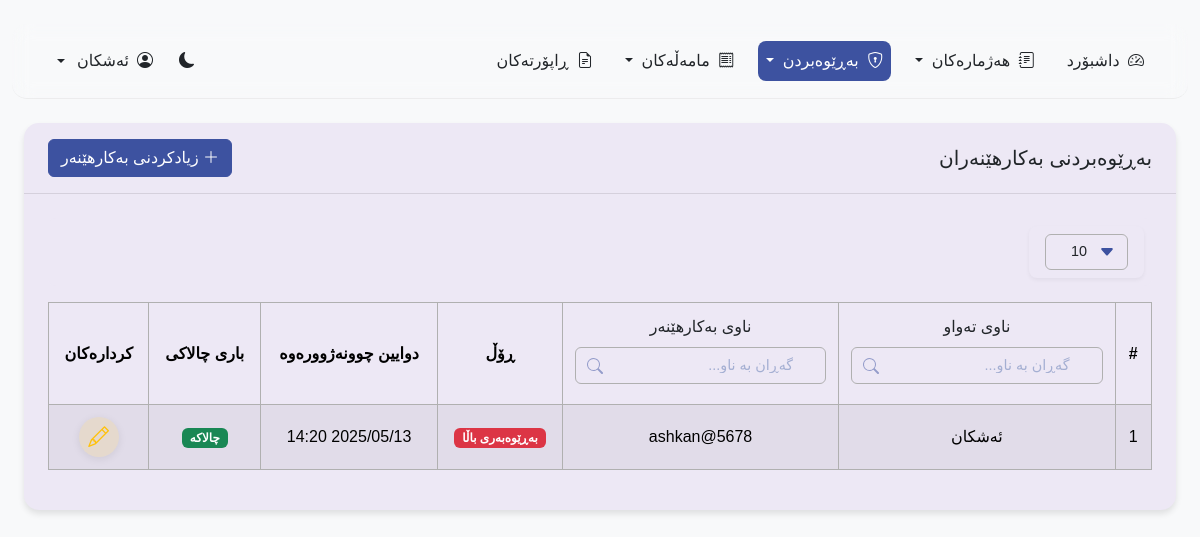
The app's page /pages/users.php (signed in), older data.
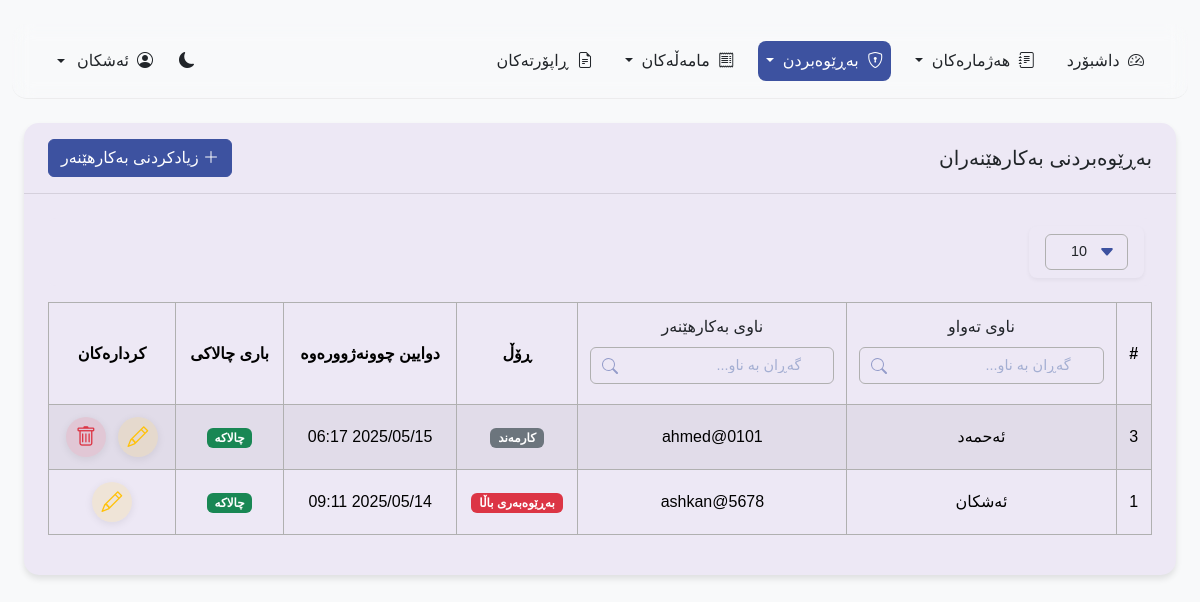
The same page, newer data.
### tables this page shows
CREATE TABLE `users` (
  `id` int(11) NOT NULL,
  `username` varchar(50) NOT NULL,
  `password` varchar(255) NOT NULL,
  `full_name` varchar(100) NOT NULL,
  `role_id` int(11) DEFAULT NULL,
  `is_active` tinyint(1) DEFAULT 1,
  `last_login` timestamp NULL DEFAULT NULL,
  `created_by` int(11) DEFAULT NULL,
  `created_at` timestamp NOT NULL DEFAULT current_timestamp(),
  `updated_at` timestamp NOT NULL DEFAULT current_timestamp() ON UPDATE current_timestamp()
);

CREATE TABLE `roles` (
  `id` int(11) NOT NULL,
  `name` varchar(50) NOT NULL,
  `description` text DEFAULT NULL,
  `created_at` timestamp NOT NULL DEFAULT current_timestamp()
);

### pages/users.php (the view, shortened to what the changed rows need)
<?php
$db = Database::getInstance();
$stmt = $db->prepare("
    SELECT u.*, r.name as role_name
    FROM users u
    LEFT JOIN roles r ON u.role_id = r.id
    ORDER BY u.id DESC
");
$stmt->execute();
$users = $stmt->fetchAll();
?>
<!DOCTYPE html>
<html lang="ku" dir="rtl" data-bs-theme="<?php echo isset($_COOKIE['theme']) ? $_COOKIE['theme'] : 'light'; ?>">
<head>
    <link rel="stylesheet" href="https://cdn.jsdelivr.net/npm/bootstrap@5.3.2/dist/css/bootstrap.rtl.min.css">
    <link rel="stylesheet" href="https://cdn.jsdelivr.net/npm/bootstrap-icons@1.11.3/font/bootstrap-icons.min.css">
    <link rel="stylesheet" href="../assets/css/common.css">
    <link rel="stylesheet" href="../assets/css/navbar.css">
    <link rel="stylesheet" href="../assets/css/dashboard.css">
    <link rel="stylesheet" href="../assets/css/tables.css">
</head>
<body class="bg-body-tertiary">
    <div class="container-fluid py-4">
        <div class="container-fluid">
            <div class="card">
                <div class="card-body">
                    <div class="table-responsive">
                        <table class="table table-striped table-hover table-bordered">
                            <thead>
                                <tr>
                                    <th class="border">#</th>
                                    <th class="border">
                                        <div class="table-header-with-search">
                                            <div class="header-text">ناوی تەواو</div>
                                            <div class="column-search">
                                                <input type="text" class="form-control" placeholder="گەڕان بە ناو..." onkeyup="filterTable(this, 1)">
                                            </div>
                                        </div>
                                    </th>
                                    <th class="border">
                                        <div class="table-header-with-search">
                                            <div class="header-text">ناوی بەکارهێنەر</div>
                                            <div class="column-search">
                                                <input type="text" class="form-control" placeholder="گەڕان بە ناو..." onkeyup="filterTable(this, 2)">
                                            </div>
                                        </div>
                                    </th>
                                    <th class="border">ڕۆڵ</th>
                                    <th class="border">دوایین چوونەژوورەوە</th>
                                    <th class="border">باری چالاکی</th>
                                    <th class="border">کردارەکان</th>
                                </tr>
                            </thead>
                            <tbody>
                                <?php foreach ($users as $user): ?>
                                <tr>
                                    <td><?php echo $user['id']; ?></td>
                                    <td><?php echo htmlspecialchars($user['full_name']); ?></td>
                                    <td><?php echo htmlspecialchars($user['username']); ?></td>
                                    <td>
                                        <span class="badge bg-<?php echo $user['role_id'] == 1 ? 'danger' : ($user['role_id'] == 2 ? 'primary' : ($user['role_id'] == 3 ? 'success' : 'secondary')); ?>">
                                            <?php echo htmlspecialchars($user['role_name']); ?>
                                        </span>
                                    </td>
                                    <td><?php echo $user['last_login'] ? date('Y/m/d H:i', strtotime($user['last_login'])) : 'هیچ کات'; ?></td>
                                    <td>
                                        <?php if ($user['is_active']): ?>
                                            <span class="badge bg-success">چالاکە</span>
                                        <?php else: ?>
                                            <span class="badge bg-danger">ناچالاکە</span>
                                        <?php endif; ?>
                                    </td>
                                    <td>
                                        <div class="d-flex gap-2 justify-content-center">
                                            <a
                                                href="javascript:void(0);"
                                                class="action-btn edit"
                                                data-bs-toggle="modal"
                                                data-bs-target="#editUserModal"
                                                data-id="<?php echo $user['id']; ?>"
                                                data-fullname="<?php echo htmlspecialchars($user['full_name']); ?>"
                                                data-username="<?php echo htmlspecialchars($user['username']); ?>"
                                                data-role="<?php echo $user['role_id']; ?>"
                                                data-active="<?php echo $user['is_active']; ?>"
                                                title="دەستکاری"
                                            >
                                                <i class="bi bi-pencil"></i>
                                            </a>
                                            <?php if ($user['id'] != $_SESSION['user_id']):  ?>
                                            <a
                                                href="javascript:void(0);"
                                                class="action-btn delete"
                                                data-bs-toggle="modal"
                                                data-bs-target="#deleteUserModal"
                                                data-id="<?php echo $user['id']; ?>"
                                                data-fullname="<?php echo htmlspecialchars($user['full_name']); ?>"
                                                title="سڕینەوە"
                                            >
                                                <i class="bi bi-trash"></i>
                                            </a>
                                            <?php endif; ?>
                                        </div>
                                    </td>
                                </tr>
                                <?php endforeach; ?>
                            </tbody>
                        </table>
                    </div>
                </div>
            </div>
        </div>
    </div>
</body>
</html>

Row changes from the older to the newer data that the page shows:
added users: id "3", full_name "ئەحمەد", username "ahmed@0101", role.name "کارمەند", last_login "2025/05/15 06:17", is_active "چالاکە"
changed users "ئەشکان": last_login "2025/05/13 14:20" → "2025/05/14 09:11"
